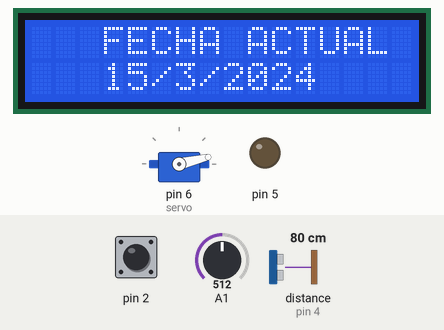
Recording of a sketch running on a simulated Arduino Uno, built with avr-gcc and run on an emulated ATmega328P. Parts: 16×2 character LCD, servo, output pins drawn as LEDs (lit = HIGH). The test bench sets the inputs (shaded band); at power-on: pin 2 LOW, distance to the obstacle (sensor on pin 4) 80 cm, A1 = 512. The echo pulse lasts 58.3 µs per cm; the local clock reads 2024-03-15 10:24:30 at power-on unless the sketch sets it.

Above: at 1.2 s.
1.3 s: pin 2 driven HIGH
At 2.7 s:
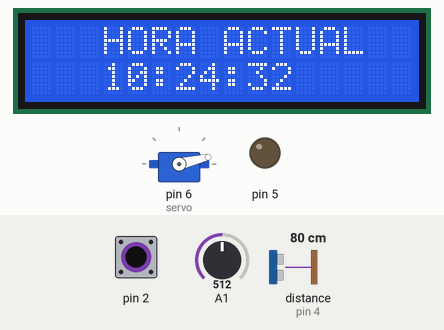
4.3 s: distance to the obstacle (sensor on pin 4) set to 17 cm
6.5 s: distance to the obstacle (sensor on pin 4) set to 12 cm
At 7.3 s:
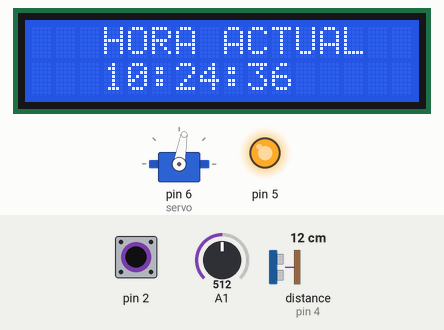
9.5 s: distance to the obstacle (sensor on pin 4) set to 18 cm
At 12.4 s:
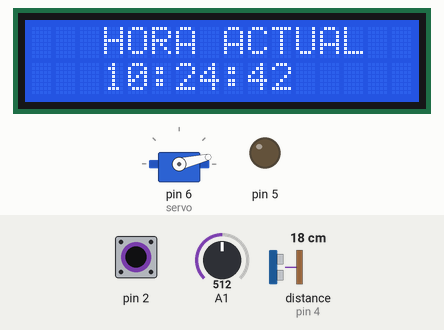
12.5 s: pin 2 pulsed LOW 2 times (0.12 s each, 0.3 s apart)
At 12.83 s:
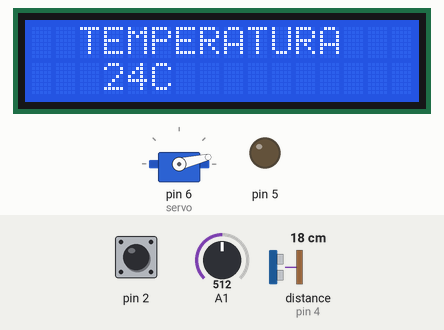
14.6 s: distance to the obstacle (sensor on pin 4) set to 2 cm
At 15.5 s:
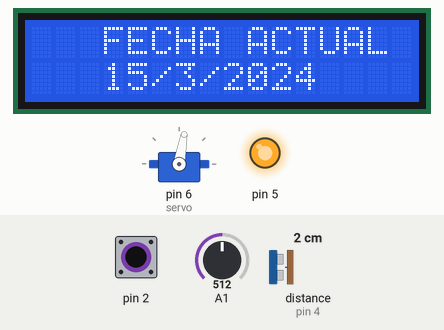
Timing chart, 0 to 18.6 s (numbered marks = the images above; inputs shaded):
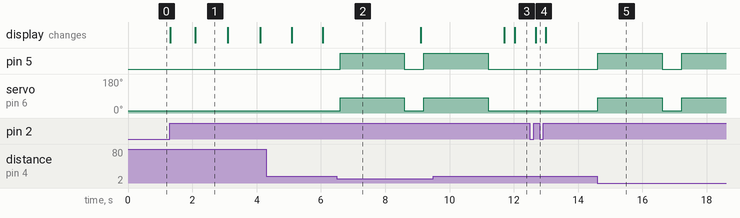

Measured:
- the behaviour switches between 15 and 14 cm on distance to the obstacle (sensor on pin 4) (found by bisection; images 1 and 2)
- after the input at 1.3 s, the display: first changes at once (image 1 shows a later state)
- after the input at 6.5 s, pin 5: LOW → HIGH after 0.09 s, → LOW 2.0 s later, → HIGH 0.61 s later; servo on pin 6 (servo): 13° → 80° after 0.09 s, → 13° 2.0 s later, → 80° 0.61 s later
- after the input at 9.5 s, pin 5: goes on until 11.2 s, then stays LOW; servo on pin 6 (servo): goes on until 11.2 s, then stays 13°; the display: first differs from a run without the input after 2.5 s (image 3)
- after the input at 12.5 s, the display: changes after 0.18 s (image 4)
- after the input at 14.6 s, pin 5: LOW → HIGH at once, → LOW 2.0 s later, → HIGH 0.61 s later; servo on pin 6 (servo): 13° → 80° at once, → 13° 2.0 s later, → 80° 0.61 s later
- what the display in image 1 shows lasts 1.0 s, from 2.1 s to 3.1 s

The sketch:

Programa_basureitor_3000.ino
```cpp
#include <Servo.h>
#include <NewPing.h>
#include <LiquidCrystal.h>
#include <Wire.h>
#include "RTClib.h"
RTC_DS1307 rtc;


int segundo,minuto,hora,dia,mes;
long anio; //variable año
DateTime HoraFecha;
LiquidCrystal lcd(7, 8, 9, 10, 11 , 12);
NewPing pollo(3, 4); // Triger=12, Echo=13.
Servo servo;
int distancia;
int lectura;
float volt,temp;
volatile int a=0;
long tinicio=millis();
void setup() {
  pinMode(5,OUTPUT);
  Serial.begin(9600);
  lcd.begin(16, 2);
  servo.attach(6);
  servo.write(13);
  rtc.begin(); //Inicializamos el RTC
  attachInterrupt(0,pulsador,RISING);
}
void loop() {
  distancia=pollo.ping_cm();
  if((distancia<15)&&(distancia!=0)){
    servo.write(80);
    digitalWrite(5,1);
    delay(2000);
    digitalWrite(5,0);
    servo.write(13);
    delay(500);
  }
  switch(a){
    case 0:
      HoraFecha = rtc.now(); //obtenemos la hora y fecha actual
      dia=HoraFecha.day();
      mes=HoraFecha.month();
      anio=HoraFecha.year();
      lcd.setCursor(0,0);
      lcd.print("   FECHA ACTUAL   ");
      lcd.setCursor(3,1);
      lcd.print(dia);
      lcd.print("/");
      lcd.print(mes);
      lcd.print("/");
      lcd.print(anio);
      lcd.print("          ");
      delay(100);
      break;
    case 1:
      HoraFecha = rtc.now(); //obtenemos la hora y fecha actual
      segundo=HoraFecha.second();
      minuto=HoraFecha.minute();
      hora=HoraFecha.hour();
      lcd.setCursor(0,0);
      lcd.print("   HORA ACTUAL   ");
      lcd.setCursor(3,1);
      lcd.print(hora);
      lcd.print(":");
      lcd.print(minuto);
      lcd.print(":");
      lcd.print(segundo);
      lcd.print("          ");
      delay(100);
      break;
    case 2:
      lectura=analogRead(A1);
      volt=(lectura/1024.0)*5.0;
      temp=volt*100*0.96;
      lcd.setCursor(0,0);
      lcd.print("  TEMPERATURA    ");
      lcd.setCursor(3,1);
      lcd.print(int(temp));
      lcd.setCursor(5,1);
      lcd.print("C        ");
      delay(150);
      break;
  }
}
void pulsador(){
  if(millis()>tinicio+250){
    a++;
    tinicio=millis();
  }
  if(a==3)a=0;
}
```
